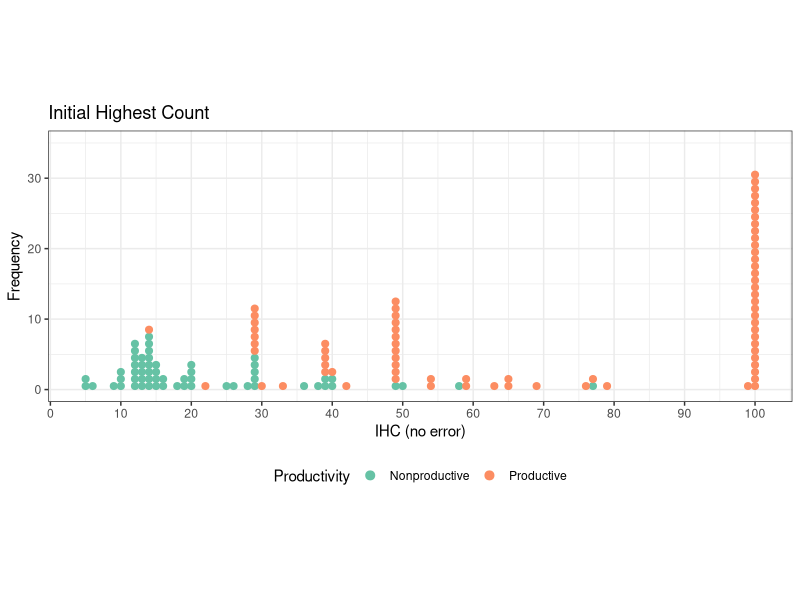
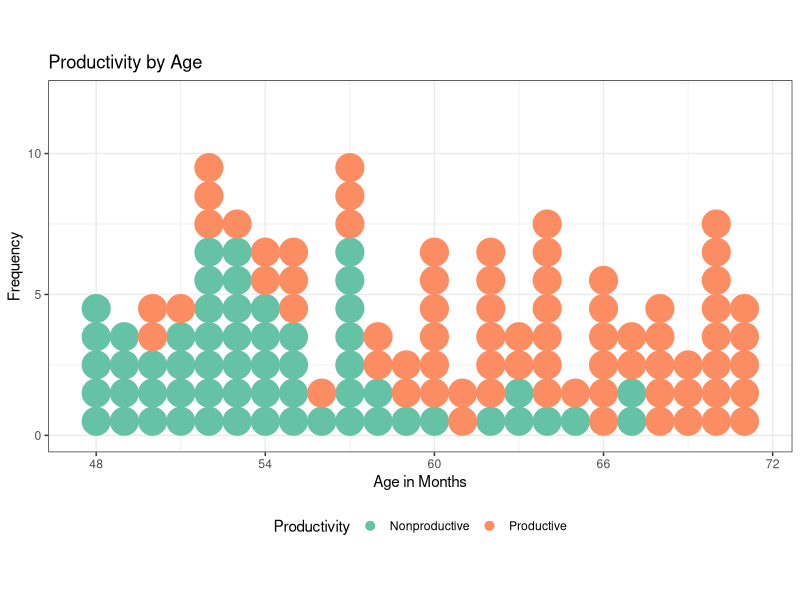
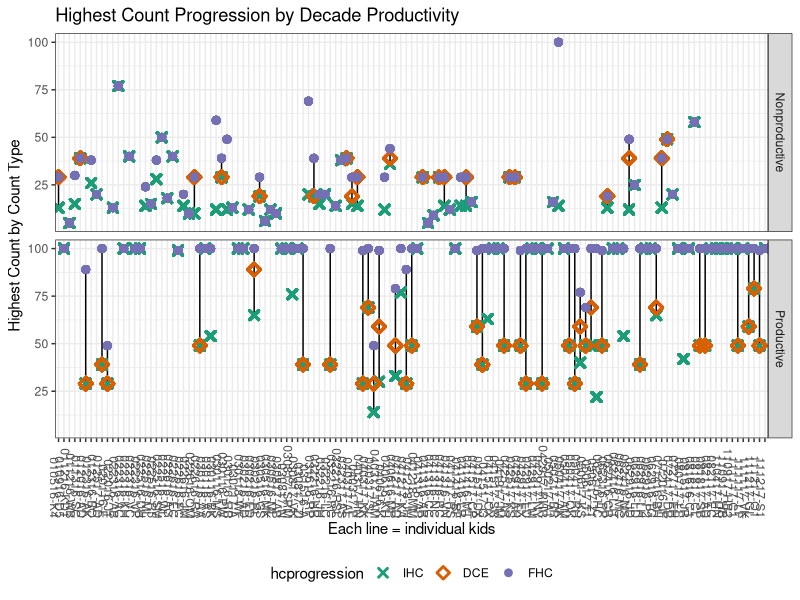
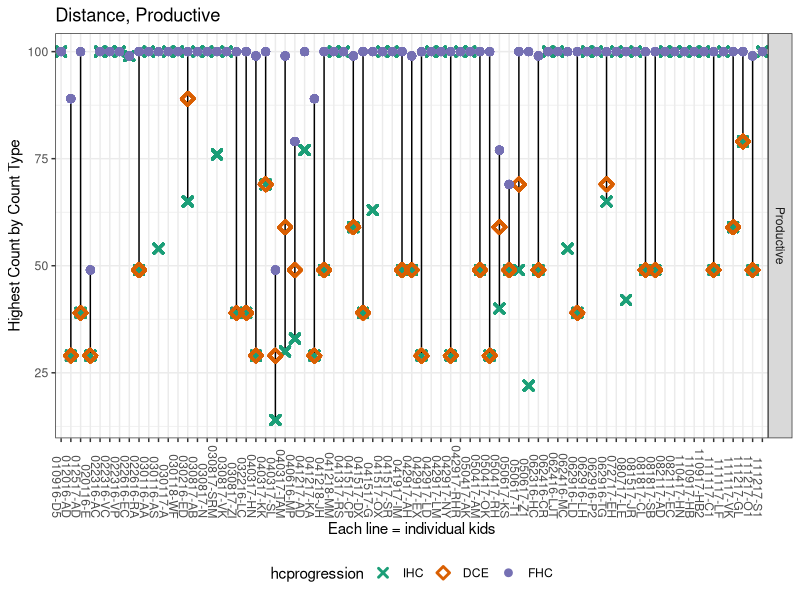
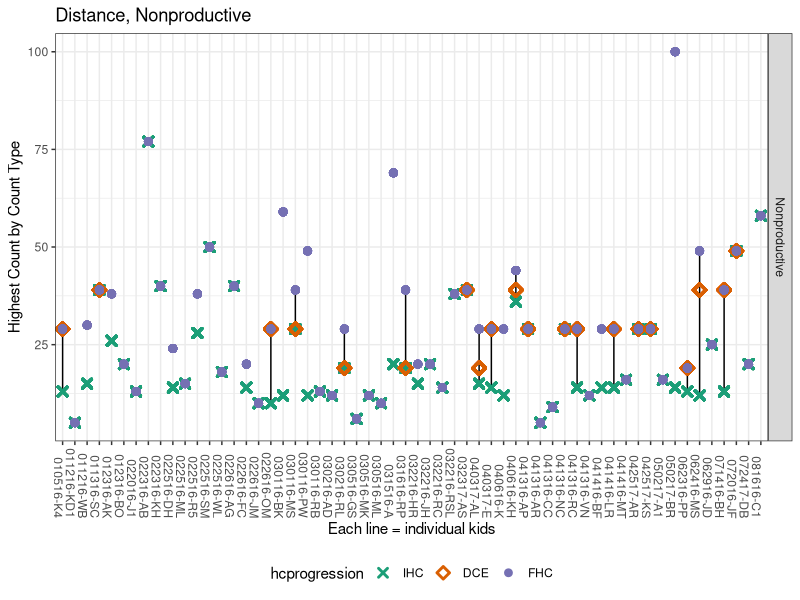

Here is the R script that generated these plots, in order: (Note: this script raises an error after producing the figures.)
## ---- chunk 1
rm(list = ls())
require("knitr")
# opts_knit$set(root.dir = "~/Documents/Projects/recursion/") #this is specific to RMS, change accordinglyz
#opts_knit$set(root.dir = "~/Sites/jchu.github.io/recursion/")
#opts_knit$set(root.dir = "/Users/MotherTao/Documents/junyidata/recursion")
opts_knit$set(root.dir = "~/Projects/Junyi study/recursiongithub") #Pierina's PC computer
library(tidyverse)
library(magrittr)
#library(langcog)
library(lme4)
library(stringr)
library(RColorBrewer)
library(ggthemes)
## ---- chunk 2
#original data
full.data <- read.csv('data/recursion_full.csv', na.strings=c(""," ","NA", "NA "))
## ---- chunk 3
full.data %>%
  dplyr::filter(ExclusionGroup != "include") %>%
  dplyr::distinct(LadlabID, .keep_all = TRUE) %>%
  dplyr::group_by(ExclusionGroup) %>%
  dplyr::summarize(countN = dplyr::n_distinct(LadlabID)) %>%
  kable()
## ---- chunk 4
full.data %<>%
  dplyr::filter(ExclusionGroup == "include")
## ---- chunk 5
#productivity, fhc, ihc coding from pc, jc, and rms
hc.data <- read.csv('data/HC-datawide-forcoding - hc.datawide.csv') %>%
  dplyr::select(LadlabID, prod_tomerge, ihc_tomerge, fhc_tomerge, dce)

full.data <- dplyr::right_join(full.data, hc.data, by = "LadlabID")

full.data %<>%
  dplyr::rename(Productivity = prod_tomerge, 
                IHC = ihc_tomerge, 
                FHC = fhc_tomerge, 
                DCE = dce)%>%
  dplyr::mutate(Productivity = factor(Productivity, levels = c("nonprod", "prod"), 
                               labels = c("Nonproductive", "Productive")), 
         IHC = ifelse(IHC > 100, 100, IHC),
         FHC = ifelse(FHC > 100, 100, FHC))
## ---- chunk 6
full.data %>%
  dplyr::group_by(AgeGroup) %>%
  dplyr::summarize(sumAge = n_distinct(LadlabID)) %>%
  kable()

full.data %>%
  dplyr::distinct(LadlabID, .keep_all = TRUE) %>%
  dplyr::summarize(minAge = min(Age),
            maxAge = max(Age),
            meanAge = mean(Age),
            sdAge = sd(Age)) %>%
  kable()
## ---- chunk 7
full.data %>%
  dplyr::distinct(LadlabID, Productivity)%>%
  dplyr::group_by(Productivity)%>%
  dplyr::summarise(n = n()) %>%
  kable()
## ---- chunk 8
full.data %>%
  dplyr::filter(TaskType == "productivity") %>%
  #droplevels()%>%
  dplyr::distinct(LadlabID, Response, Productivity) %>%
  dplyr::mutate(Response = factor(Response, levels = c("nonprod", "prod"), 
                           labels = c("Nonproductive", "Productive")))%>%
  dplyr::mutate(changed_classification = ifelse((is.na(Response) & Productivity == "Nonproductive"),
                                         "NA_toNonprod",
                                         ifelse((is.na(Response) & Productivity == "Productive"), 
                                                "NA_toProd", 
                                                ifelse((Response == "Nonproductive" & Productivity == "Productive"), 
                                                       "Nonprod_toProd", 
                                                       ifelse((Response == "Productive" & Productivity == "Nonproductive"),
                                                              "Prod_toNonprod", "no_change")))))%>%
  dplyr::group_by(changed_classification)%>%
  dplyr::summarise(n =n())
## ---- chunk 9
full.data %>%
  dplyr::distinct(LadlabID, IHC)%>%
  dplyr::summarise(mean_IHC = mean(IHC),
            sd_IHC = sd(IHC),
            min_IHC = min(IHC),
            max_IHC = max(IHC),
            median_IHC = median(IHC)) %>%
  kable()

full.data %>%
  dplyr::distinct(LadlabID, DCE)%>%
  dplyr::summarise(mean_DCE = mean(DCE, na.rm=TRUE),
            sd_DCE = sd(DCE, na.rm=TRUE),
            min_DCE = min(DCE, na.rm=TRUE),
            max_DCE = max(DCE, na.rm=TRUE),
            median_DCE = median(DCE, na.rm=TRUE)) %>%
  kable()

full.data %>%
  dplyr::distinct(LadlabID, FHC)%>%
  dplyr::summarise(mean_FHC = mean(FHC),
            sd_FHC = sd(FHC),
            min_FHC = min(FHC),
            max_FHC = max(FHC),
            median_FHC = median(FHC)) %>%
  kable()
## ---- chunk 10
full.data %>%
  dplyr::distinct(LadlabID, Productivity, FHC, IHC, DCE)%>%
  dplyr::group_by(Productivity)%>%
  dplyr::summarise(mean_IHC = mean(IHC),
            sd_IHC = sd(IHC),
            mean_FHC = mean(FHC),
            sd_FHC = sd(FHC), 
            mean_DCE = mean(DCE, na.rm = TRUE), 
            sd_DCE = sd(DCE, na.rm = TRUE)) %>%
  kable()
## ---- chunk 11
full.data %>%
  filter(IHC == 99) %>%
  distinct(LadlabID, Age) %>%
  count()

## ---- chunk 12
unique.hc.data <- full.data %>%
  dplyr::distinct(LadlabID, Gender, Age, AgeGroup, HCReceivedSupport, IHC, DCE, FHC, Productivity)

ggplot(unique.hc.data, aes(x=IHC, color=Productivity)) + 
  geom_dotplot(aes(fill = Productivity),
    binwidth=1, stackgroups=TRUE, binpositions="all",method="dotdensity") +
  scale_color_brewer(palette="Set2") + 
  scale_fill_brewer(palette="Set2") +
  coord_fixed(ratio=1) +
  scale_y_continuous(breaks=seq(0,40,10), lim=c(0,35)) +
  scale_x_continuous(breaks=seq(0,100,by=10)) +
  labs(title="Initial Highest Count",  
       x="IHC (no error)", 
       y="Frequency") +
  theme_bw() + 
  theme(legend.position="bottom")

# hist(unique.hc.data$IHC)
## ---- chunk 13
unique.hc.data$AgeMonths = floor(unique.hc.data$Age*12)

ggplot(unique.hc.data, aes(x=AgeMonths, colour = Productivity)) + 
  geom_dotplot(aes(fill = Productivity),
               binwidth = 1,
               stackgroups=TRUE, binpositions="all") +
  coord_fixed(ratio=1) +
  scale_y_continuous(breaks=seq(0,10,5), lim=c(0,12)) +
  scale_x_continuous(breaks=seq(48,72,by=6)) +
  scale_color_brewer(palette="Set2") + 
  scale_fill_brewer(palette="Set2") +
  labs(title="Productivity by Age", 
       x="Age in Months", 
       y="Frequency") +
  theme_bw() + 
  theme(legend.position="bottom")
## ---- chunk 14
hc.dev.data <- full.data %>%
  dplyr::select(LadlabID, Age, Productivity, IHC, DCE, FHC) %>%
  gather(hcprogression, hc, IHC:FHC)%>%
  mutate(hcprogression = factor(hcprogression, levels = c("IHC", "DCE", "FHC")))

#all kids together
ggplot(hc.dev.data, aes(x = LadlabID, y = hc)) + 
  facet_grid(rows = vars(Productivity)) +
  geom_line() + 
  geom_point(aes(shape = hcprogression, colour = hcprogression), 
             size = 2, stroke = 1.5) +
  scale_color_brewer(palette="Dark2") +
  scale_shape_manual(values = c(4,5,20)) +
  labs(title="Highest Count Progression by Decade Productivity",
       x = "Each line = individual kids",
       y="Highest Count by Count Type") +
  theme_bw() + 
  theme(legend.position="bottom", 
        axis.text.x = element_text(angle = 270, hjust = 1))

#for easier viewing, just going to break this up into individual plots
#productive
ggplot(subset(hc.dev.data, Productivity == "Productive"), aes(x = LadlabID, y = hc)) + 
  facet_grid(rows = vars(Productivity)) +
  geom_line() + 
  geom_point(aes(shape = hcprogression, colour = hcprogression), 
             size = 2, stroke = 1.5) +
  scale_color_brewer(palette="Dark2") +
  scale_shape_manual(values = c(4,5,20)) +
  labs(title="Highest Count Progression by Decade Productivity",
       x = "Each line = individual kids",
       y="Highest Count by Count Type") +
  theme_bw() + 
  theme(legend.position="bottom", 
        axis.text.x = element_text(angle = 270, hjust = 1)) + 
  labs(title = "Distance, Productive")

#nonproductive
ggplot(subset(hc.dev.data, Productivity == "Nonproductive"), aes(x = LadlabID, y = hc)) + 
  facet_grid(rows = vars(Productivity)) +
  geom_line() + 
  geom_point(aes(shape = hcprogression, colour = hcprogression), 
             size = 2, stroke = 1.5) +
  scale_color_brewer(palette="Dark2") +
  scale_shape_manual(values = c(4,5,20)) +
  labs(title="Highest Count Progression by Decade Productivity",
       x = "Each line = individual kids",
       y="Highest Count by Count Type") +
  theme_bw() + 
  theme(legend.position="bottom", 
        axis.text.x = element_text(angle = 270, hjust = 1)) + 
  labs(title = "Distance, Nonproductive")
## ---- chunk 15
full.data %>%
  filter(TaskItem == "times") %>%
  filter(Productivity == "Productive") %>%
  distinct(LadlabID, HCReceivedSupport, TaskItem, Response) %>%
  mutate(Response = as.numeric(levels(Response)[Response])) %>%
  group_by(HCReceivedSupport) %>%
  summarize(mean = mean(Response, na.rm=TRUE),
            sd = sd(Response, na.rm=TRUE),
            min = min(Response, na.rm=TRUE),
            max = max(Response, na.rm=TRUE),
            count=n())
# assume 0 = NA
# error in supported.times coding, should only count to 90
# but one kid got prompted with 100 and 110 and times should be 0
## ---- chunk 16
wcn.data <- full.data %>%
   filter(Task == "WCN")

wcn.data %<>%
  mutate(Response_num = as.numeric(as.character(Response)), 
         TaskItem_num = as.numeric(as.character(TaskItem)), 
         Accuracy_check = ifelse(Response_num == (TaskItem_num + 1), 1, 0), 
         Accuracy_valid = ifelse(Accuracy == Accuracy_check, TRUE, FALSE))

validate <- function(){
  validation <- wcn.data %>%
  filter(Accuracy_valid == FALSE)
  if(length(validation$LadlabID) > 0) {
    print("WARNING: CHECK CODING")
  } else {
    print("All coding correct")
  }
}

validate()
## ---- chunk 17
# PC ask: do we need this?

# wcn.test <- wcn.data %>%
#  mutate(Response_num = as.numeric(as.character(Response)), 
#         TaskItem_num = as.numeric(as.character(TaskItem)), 
#         Response_check = ifelse(Response == Response_num, TRUE, FALSE), 
#         TaskItem_check = ifelse(TaskItem == TaskItem_num, TRUE, FALSE))%>%
#  filter(Response_check == FALSE | TaskItem_check == FALSE)
## ---- chunk 18
wcn.wide <- full.data %>%
  filter(ExclusionGroup == "include") %>%
  filter(Task == "WCN") %>%
  filter(TaskType != "practice") %>%
  filter(TaskItem != 3) %>% # a trial on 3 for momentum that doesn't exist for immediate
  droplevels()%>%
  dplyr::select(LadlabID, Age, AgeGroup, TaskType, TaskItem, Accuracy, Productivity) %>%
  spread(TaskType, Accuracy)

# data check: there shouldn't be any kids who got 1 for immediate but 0 for momentum or 1 for immediate and 1 for momentum (less of a problem)
##pulling out these kids below
wcn.check <- full.data %>%
  filter(Task == "WCN", 
         TaskType == "momentum" | TaskType == "immediate")%>%
  dplyr::select(LadlabID, Age, AgeGroup, TaskType, TaskItem, Accuracy) %>%
  spread(TaskType, Accuracy)%>%
  mutate(issue_immediate1Momentum0 = ifelse(immediate == 1 & momentum == 0, TRUE, FALSE), 
         issue_immediate1Momentum1 = ifelse(immediate == 1 & momentum == 1, TRUE, FALSE))%>%
  filter(issue_immediate1Momentum0 == TRUE | 
           issue_immediate1Momentum1 == TRUE)
#7 kids with this issue - exclude??
#PC: I think we can keep them but we should check the coding sheet. Can keep because presumaly they shouldn't be tested on momentum if they got immeidate right.

# how many kids show improved performance
xtabs(~immediate + momentum, data = wcn.wide, na.action = na.pass, exclude = NULL)
# answer: 191 / 1048 trials = ~ 18%
## ---- chunk 19
wcn.wide %>%
  group_by(LadlabID) %>%
  summarize(avg.wcn = mean(immediate, na.rm=TRUE),
            sd.wcn = sd(immediate, na.rm=TRUE)) %>%
  summarize(avg = mean(avg.wcn),
            sd = sd(sd.wcn))

wcn.wide %>%
  group_by(LadlabID, Productivity) %>%
  summarize(avg.wcn = mean(immediate, na.rm=TRUE),
            sd.wcn = sd(immediate, na.rm=TRUE)) %>%
  group_by(Productivity) %>%
  summarize(avg = mean(avg.wcn),
            sd = sd(sd.wcn))
## ---- chunk 20
wcn.wide %>%
  group_by(LadlabID, Productivity) %>%
  summarize(avg.wcn = mean(immediate, na.rm=TRUE),
            sd.wcn = sd(immediate, na.rm=TRUE)) %>%
  ggplot(aes(x = Productivity, y = avg.wcn, fill=factor(Productivity))) +
  stat_summary(fun.y = mean, position = position_dodge(width = .95), 
                      geom="bar", alpha = .5, colour = "black") +
  stat_summary(fun.data = mean_se, geom="errorbar", 
               position = position_dodge(width=0.90), width = 0.2)+
  scale_fill_discrete(name = "Decade Productivity") +
  ylab("Proportion Correct") + 
  xlab('') + 
  theme_bw() + 
  theme(legend.position = "none") +
  ggtitle("Overall proportion correct on the What Comes Next Task") +
  theme(text = element_text(size = 12)) +
  ylim(0, 1.0) +
  geom_violin(alpha = .1)
## ---- chunk 21
#first, get initial highest count for each kiddo
#Make a lookup table with SID and initial highest count
lookup <- full.data %>%
  distinct(LadlabID, IHC)

wcn.wide %<>%
  mutate(TaskItem = as.numeric(as.character(TaskItem)))

#This is a function that, for each trial, checks the number queried. If number queried is above the child's initial highest count, marks that trial as beyond count range.
determine_count_range <- function(df) {
  tmp <- df
  for (row in 1:nrow(tmp)) {
    sub = as.character(tmp[row, "LadlabID"])
    count_range = as.numeric(as.character(subset(lookup, LadlabID == sub)$IHC))
    tmp[row, "IHC"] = as.numeric(as.character(count_range))
    if (tmp[row, "TaskItem"] > count_range) {
      tmp[row, "WithinOutsideIHC"] = "outside"
    } else {
      tmp[row, "WithinOutsideIHC"] = "within"
    }
  }
  return(tmp)
}

#Run for wcn
wcn.wide <- determine_count_range(wcn.wide)
## ---- chunk 22
wcn.wide %>%
  group_by(WithinOutsideIHC) %>%
  summarize(mean = mean(immediate, na.rm = TRUE), 
            sd = sd(immediate, na.rm = TRUE))
## ---- chunk 23
wcn.wide %>%
  group_by(Productivity, WithinOutsideIHC) %>%
  summarize(mean = mean(immediate, na.rm = TRUE), 
            sd = sd(immediate, na.rm = TRUE))
## ---- chunk 24
wcn.wide %>%
  group_by(Productivity, WithinOutsideIHC) %>%
  summarize(mean = mean(immediate, na.rm = TRUE), 
            sd = sd(immediate, na.rm = TRUE)) %>%
  ggplot(aes(x=Productivity, y=mean, fill=WithinOutsideIHC)) +
  stat_summary(fun.y = mean, position = position_dodge(width = .95), 
                      geom="bar", alpha = .5, colour = "black") +
  stat_summary(fun.data = mean_se, geom="errorbar", 
               position = position_dodge(width=0.90), width = 0.2) +
  scale_fill_discrete(name = "Within vs. Beyond IHC") +
  scale_y_continuous(lim=c(0,1)) +
  labs(title="Within vs. Beyond WCN by Productivity", 
       y="Proportion Correct", 
       fill="Item type") +
  theme_bw() +
  theme(text = element_text(size = 12))
## ---- chunk 25
wcn.wide %>%
 dplyr:: select(-momentum)%>%
  group_by(Productivity, WithinOutsideIHC)%>%
  summarise(n = n())
## ---- chunk 26
unique.nn <- as.vector(unique(wcn.wide$LadlabID))
#get the task items from wcn
nextnums <- as.vector(unique(wcn.wide$TaskItem))

##Okay so it looks like there are 16 participants who did not pass both practice trials for WCN. I may need to hardcode their Highest contiguous, but to be continued
x <- full.data %>%
  filter(Task == "WCN" &
           (TaskItem == 1 | TaskItem == 5))%>%
  group_by(LadlabID)%>%
  summarise(sum = sum(Accuracy))%>%
  filter(sum != 2)

#just hardcoding kids because it's easier than going back to the full data frame
#These kids got 1 right, 5 wrong: 
one.corr <- as.vector(c("012316-BO", "022616-JM", "030216-ED", 
              "030817-ZI", "031516-A", "032216-JH", 
              "032216-RC", "040317-AL", "040317-SL", 
              "041316-AR", "041316-NC", "041316-VN", 
              "062416-MC"))

five.corr <- as.vector("050617-Z1")

zero.corr <- as.vector(c("030216-AD", "040616-K"))
#this is a function that pulls out the largest number for which a participant had a correct consecutive
get_contiguous <- function(){
  contig <- data.frame()
  for (sub in unique.nn) {
    tmp <- wcn.wide %>%
      dplyr::select(LadlabID, Age, AgeGroup, TaskItem, immediate)%>%
      filter(LadlabID == sub, 
             immediate == 0)%>%
      mutate(TaskItem = sort(TaskItem))
    if (length(tmp$LadlabID) == 0) {
      highest_contig = 86
      sub_contig <- data.frame(sub, highest_contig)
      contig <- bind_rows(contig, sub_contig)
    } else if (length(tmp$TaskItem) > 0 & min(tmp$TaskItem) == 23) {
      if(sub %in% one.corr){
        highest_contig = 1
        sub_contig <- data.frame(sub, highest_contig)
        contig <- bind_rows(contig, sub_contig)
      } else if(sub %in% five.corr | sub %in% zero.corr){
        highest_contig = 0
        sub_contig <- data.frame(sub, highest_contig)
        contig <- bind_rows(contig, sub_contig)
      } else {
        highest_contig = 5
        sub_contig <- data.frame(sub, highest_contig)
        contig <- bind_rows(contig, sub_contig)
      }
    } else {
      min.nn <- min(tmp$TaskItem)
      prev_correct <- nextnums[nextnums < min.nn]
      highest_contig <- max(prev_correct)
    
      sub_contig <- data.frame(sub,
                             highest_contig)
      contig <- bind_rows(contig, sub_contig)
    }
  }
  return(contig)
}

highest_contiguous_nn <- get_contiguous()%>%
  dplyr::rename(LadlabID = sub)%>%
  distinct(LadlabID, highest_contig)%>%
  rename(Highest_Contig_NN = highest_contig)

## ---- chunk 27
full.data %>%
  right_join(highest_contiguous_nn) %>%
  distinct(LadlabID, Highest_Contig_NN, Productivity) %>%
  ggplot(aes(x=Highest_Contig_NN, color=Productivity)) + 
  geom_dotplot(aes(fill = Productivity),
    binwidth=1, stackgroups=TRUE, binpositions="all",method="dotdensity") +
  scale_color_brewer(palette="Set2") + 
  scale_fill_brewer(palette="Set2") +
  coord_fixed(ratio=1) +
  scale_y_continuous(breaks=seq(0,50,10), lim=c(0,50)) +
  #scale_x_continuous(breaks=seq(0,100,by=10)) +
  scale_x_continuous(breaks = c(0, 1, 5, 23, 29, 37, 40, 62, 70, 86),
                     labels=c("0", "1", "5", "23", "29", "37", "40", "62", "70", "86")) +
  labs(title="Highest Contiguous Next Number by Decade Productivity",  
       x="Highest Contiguous Next Number", 
       y="Frequency") +
  theme_bw() + 
  theme(legend.position="bottom")

## ---- chunk 28
wcn.prac.chk <- full.data %>%
  filter(LadlabID == "012316-BO" |LadlabID == "022616-JM"|LadlabID == "030216-ED"|
           LadlabID == "030817-ZI"|LadlabID == "031516-A"|LadlabID == "032216-JH"|
           LadlabID == "032216-RC"|LadlabID == "040317-AL"|LadlabID == "040317-SL"|
           LadlabID == "041316-AR"|LadlabID == "041316-NC"|LadlabID == "041316-VN"| 
           LadlabID == "062416-MC"|LadlabID == "050617-Z1" |LadlabID == "030216-AD"|
           LadlabID == "040616-K") %>%
  select(LadlabID, Age, AudioRecorded,Task, TaskType, TaskItem,Response, Accuracy, Productivity) %>%
  filter(Task == "WCN")

wcn.prac.chk %>%
  distinct(LadlabID, Productivity) %>%
  group_by(Productivity) %>%
  summarize(count=n())

wcn.prac.chk %>%
  distinct(LadlabID, AudioRecorded) %>%
  group_by(AudioRecorded) %>%
  summarize(count=n()) # 2 kids no audio

# who has audio?
wcn.prac.chk %>%
  distinct(LadlabID, AudioRecorded) %>%
  filter(AudioRecorded == "yes")

# PC checked audio for the following kids. cannot find a few where audiorecorded = yes. 
# Outcome: some clear include cases. but also a few where kids only passed momentum for "five", immeidate 5 not asked for #a second time. 
# I'm more inclined to include kids who passed 1outof2 prac trials bc that suggests kid #understood task?

# 1  022616-JM           yes
# 2  030216-AD           yes - fail both; exclude
# 3  030216-ED           yes - pass second time on immediate 5; include
# 4  030817-ZI           yes - pass both on first try; include
# 5   031516-A           yes
# 6  032216-JH           yes - pass 1 immediate & 5 momentum; include?
# 7  040317-AL           yes - pass second time on 5 immediate; include
# 8  040317-SL           yes - pass second time on 5 immediate; include
# 9   040616-K           yes - pass second time on 1 immediate, 5 momentum, and 3 immediate; include?
# 10 041316-AR           yes 
# 11 041316-NC           yes - pass 1 immediate, fail on 5 momentum; include?
# 12 041316-VN           yes
# 13 050617-Z1           yes
# 14 062416-MC           yes - pass second time on 5 immediate; include

## ---- chunk 29
full.data %>%
  dplyr::distinct(LadlabID, Category)%>%
  dplyr::group_by(Category)%>%
  dplyr::summarise(n = n())

full.data %>%
  dplyr::distinct(LadlabID, SuccessorKnower, Productivity)%>%
  dplyr::group_by(SuccessorKnower, Productivity)%>%
  dplyr::summarise(n = n()) %>%
  spread(Productivity, n)

full.data %>%
  dplyr::distinct(LadlabID, EndlessKnower, Productivity)%>%
  dplyr::group_by(EndlessKnower, Productivity)%>%
  dplyr::summarise(n = n()) %>%
  spread(Productivity, n)

## ---- chunk 30
#model base
model.df <- full.data %>%
  dplyr::select(LadlabID, Age, AgeGroup, Gender, Task, Response, SuccessorKnower, EndlessKnower, 
                IHC, FHC, DCE, Productivity)
## ---- chunk 31
# lookup <- full.data %>%
#   filter(Task == "WCN", 
#          Accuracy == 1)%>%
#   group_by(LadlabID)%>%
#   summarise(max = max(as.numeric(as.character(TaskItem)))) 
# 
# 
# #Add highest NN to model df
# add_highest_num <- function() {
#   tmp <- model.df
#   for (row in 1:nrow(tmp)) {
#     sub = as.character(tmp[row, "LadlabID"])
#     highest_num = subset(lookup, LadlabID == sub)$max
#     tmp[row, "Highest_NN"] = highest_num
#   }
#   return(tmp)
# }
# 
# #run this function on model df
# model.df <- add_highest_num()
## ---- chunk 32
model.df <- right_join(model.df, highest_contiguous_nn, by = "LadlabID")

# hc.datawide <- right_join(hc.datawide, highest_contiguous_nn, by = "LadlabID")

# hc.datawide %>%
#   dplyr::select(LadlabID, Age, AgeGroup, productivity, max, 
#     HCReceivedSupport, ihc, dce, sup.noerror) %>%
#   group_by(productivity) %>%
#   summarize(median = median(max, na.rm=TRUE),
#             count = n())
# #median is 86 for all groups
## ---- chunk 33
# lookup <- wcn.wide %>%
#   group_by(LadlabID)%>%
#   summarise(mean.NN = mean(immediate, na.rm = TRUE))
## ---- chunk 34
#each participant only needs one row here, because we only need to know whether they are a Successor Knower or Endless Knower
distinct_model.df <- model.df %>%
  distinct(LadlabID, Age, AgeGroup, Gender, SuccessorKnower, EndlessKnower, 
           IHC, Highest_Contig_NN, FHC, DCE, Productivity)%>%
  mutate(SuccessorKnower = factor(SuccessorKnower, levels = c(0,1)), 
         EndlessKnower = factor(EndlessKnower, levels = c(0,1)))%>%
  mutate(IHC = as.integer(IHC), 
         Highest_Contig_NN = as.integer(Highest_Contig_NN), 
         LadlabID = factor(LadlabID))

# #add mean_nn to model df
# distinct_model.df <- right_join(distinct_model.df, lookup, by = "LadlabID")

###MODEL BUILDING AND COMPARISONS###
#base model for successor knower
base.successor <- glmer(SuccessorKnower ~ Age + (1|LadlabID), family = "binomial", 
                    data = distinct_model.df)

##IHC model##
model.ihc.successor <- glmer(SuccessorKnower ~ IHC + Age + (1|LadlabID), family = "binomial", 
                   data = distinct_model.df)
#convergence warnings, is this an issue?
with(model.ihc.successor@optinfo$derivs,max(abs(solve(Hessian,gradient)))<2e-3)#True, so we're okay

#compare
anova(base.successor, model.ihc.successor, test = 'LRT') #IHC not significant

##Highest NN Model##
model.nn.successor <- glmer(SuccessorKnower ~ Highest_Contig_NN + Age + (1|LadlabID), family = "binomial", 
                   data = distinct_model.df)

#compare
anova(base.successor, model.nn.successor, test = 'LRT')#highest contiguous NN not significant

##Productivity model##
model.prod.successor <- glmer(SuccessorKnower ~ Productivity + Age + (1|LadlabID), family = "binomial",
                   data = distinct_model.df)

#compare
anova(base.successor, model.prod.successor, test = 'LRT')#Productivity trending
## ---- chunk 35
base.endless <- glmer(EndlessKnower ~ Age + (1|LadlabID), family = "binomial", 
                      data = distinct_model.df)

###IHC MODEL###
model.ihc.endless <- glmer(EndlessKnower ~ IHC + Age + (1|LadlabID), family = "binomial", 
                        data = distinct_model.df)
#convergence warnings, is this an issue?
with(model.ihc.endless@optinfo$derivs,max(abs(solve(Hessian,gradient)))<2e-3)#true, so we're okay

#compare
anova(base.endless, model.ihc.endless, test = 'LRT') #IHC significant


###HIGHEST CONTIG NN MODEL###
model.nn.endless <- glmer(EndlessKnower ~ Highest_Contig_NN + Age + (1|LadlabID), family = "binomial", 
                        data = distinct_model.df) 
#convergence warnings, is this an issue?
with(model.nn.endless@optinfo$derivs,max(abs(solve(Hessian,gradient)))<2e-3)#True, model converging

anova(model.nn.endless, base.endless, test = 'LRT')#Highest contig NN significant

###PRODUCTIVITY MODEL###
model.prod.endless <- glmer(EndlessKnower ~ Productivity + Age + (1|LadlabID), family = "binomial", 
                            data = distinct_model.df)

#compare
anova(model.prod.endless, base.endless, test = 'LRT')#Prod significant

# #okay with about mean NN
# model2.endless <- glmer(EndlessKnower ~ mean.NN + Age + (1|LadlabID), family = "binomial", 
#                         data = distinct_model.df)
# anova(model2.endless, base.endless, test = 'LRT')#mean NN significant
## ---- chunk 36
large.endless.base <- glmer(EndlessKnower ~ IHC + Age + (1|LadlabID), 
                            family = "binomial", data = distinct_model.df)
#convergence warnings, is this an issue?
with(large.endless.base@optinfo$derivs,max(abs(solve(Hessian,gradient)))<2e-3)#True, we're okay

##add highest contig
large.endless.nn <- glmer(EndlessKnower ~ Highest_Contig_NN + IHC + (1|LadlabID), 
                          family = "binomial", data = distinct_model.df)

#compare
anova(large.endless.base, large.endless.nn, test = 'LRT')#Apparently ns?

##add productivity
large.endless.prod <- glmer(EndlessKnower ~ Productivity + IHC + (1|LadlabID), 
                          family = "binomial", data = distinct_model.df)
#convergence warnings, is this an issue?
with(large.endless.prod@optinfo$derivs,max(abs(solve(Hessian,gradient)))<2e-3)#True, we're okay

#compare 
anova(large.endless.base, large.endless.prod, test = 'LRT')#Productivity is significant

## ---- chunk 37
subset_distinct_model.df <- filter(distinct_model.df, Highest_Contig_NN>1)

###MODEL BUILDING AND COMPARISONS###
#base model for successor knower
subset_base.successor <- glmer(SuccessorKnower ~ Age + (1|LadlabID), family = "binomial", 
                    data = subset_distinct_model.df)

##IHC model##
subset_model.ihc.successor <- glmer(SuccessorKnower ~ IHC + Age + (1|LadlabID), family = "binomial", 
                   data = subset_distinct_model.df)
#convergence warnings, is this an issue?
with(subset_model.ihc.successor@optinfo$derivs,max(abs(solve(Hessian,gradient)))<2e-3)#True, so we're okay

#compare
anova(subset_base.successor, subset_model.ihc.successor, test = 'LRT') #IHC not significant

##Highest NN Model##
subset_model.nn.successor <- glmer(SuccessorKnower ~ Highest_Contig_NN + Age + (1|LadlabID), family =
"binomial", data = subset_distinct_model.df)
#convergence warnings, is this an issue?
with(subset_model.nn.successor@optinfo$derivs,max(abs(solve(Hessian,gradient)))<2e-3)#True, so we're okay

#compare
anova(subset_base.successor, subset_model.nn.successor, test = 'LRT')#highest contiguous NN not significant

##Productivity model##
subset_model.prod.successor <- glmer(SuccessorKnower ~ Productivity + Age + (1|LadlabID), family = "binomial", 
                   data = subset_distinct_model.df)

#compare
anova(subset_base.successor, subset_model.prod.successor, test = 'LRT')#Productivity trending
## ---- chunk 38
subset_base.endless <- glmer(EndlessKnower ~ Age + (1|LadlabID), family = "binomial", 
                      data = subset_distinct_model.df)

###IHC MODEL###
subset_model.ihc.endless <- glmer(EndlessKnower ~ IHC + Age + (1|LadlabID), family = "binomial", 
                        data = subset_distinct_model.df)

#convergence warnings, is this an issue?
with(subset_model.ihc.endless@optinfo$derivs,max(abs(solve(Hessian,gradient)))<2e-3)#true, so we're okay

#compare
anova(subset_base.endless, subset_model.ihc.endless, test = 'LRT') #IHC significant


###HIGHEST CONTIG NN MODEL###
subset_model.nn.endless <- glmer(EndlessKnower ~ Highest_Contig_NN + Age + (1|LadlabID), family = "binomial", 
                        data = subset_distinct_model.df) 

#convergence warnings, is this an issue?
with(subset_model.nn.endless@optinfo$derivs,max(abs(solve(Hessian,gradient)))<2e-3)#True, model converging

anova(subset_model.nn.endless, subset_base.endless, test = 'LRT')#Highest contig NN significant

###PRODUCTIVITY MODEL###
subset_model.prod.endless <- glmer(EndlessKnower ~ Productivity + Age + (1|LadlabID), family = "binomial", 
                            data = subset_distinct_model.df)

#compare
anova(subset_model.prod.endless, subset_base.endless, test = 'LRT')#Prod significant
## ---- chunk 39
subset_large.endless.base <- glmer(EndlessKnower ~ IHC + Age + (1|LadlabID), 
                            family = "binomial", data = subset_distinct_model.df)
#convergence warnings, is this an issue?
with(subset_large.endless.base@optinfo$derivs,max(abs(solve(Hessian,gradient)))<2e-3)#True, we're okay

##add highest contig
subset_large.endless.nn <- glmer(EndlessKnower ~ Highest_Contig_NN + IHC + (1|LadlabID), 
                          family = "binomial", data = subset_distinct_model.df)

#compare
anova(subset_large.endless.base, subset_large.endless.nn, test = 'LRT')#Apparently ns?

##add productivity
subset_large.endless.prod <- glmer(EndlessKnower ~ Productivity + IHC + (1|LadlabID), 
                          family = "binomial", data = subset_distinct_model.df)
#convergence warnings, is this an issue?
with(subset_large.endless.prod@optinfo$derivs,max(abs(solve(Hessian,gradient)))<2e-3)#True, we're okay

#compare 
anova(subset_large.endless.base, subset_large.endless.prod, test = 'LRT')#Productivity ns?

